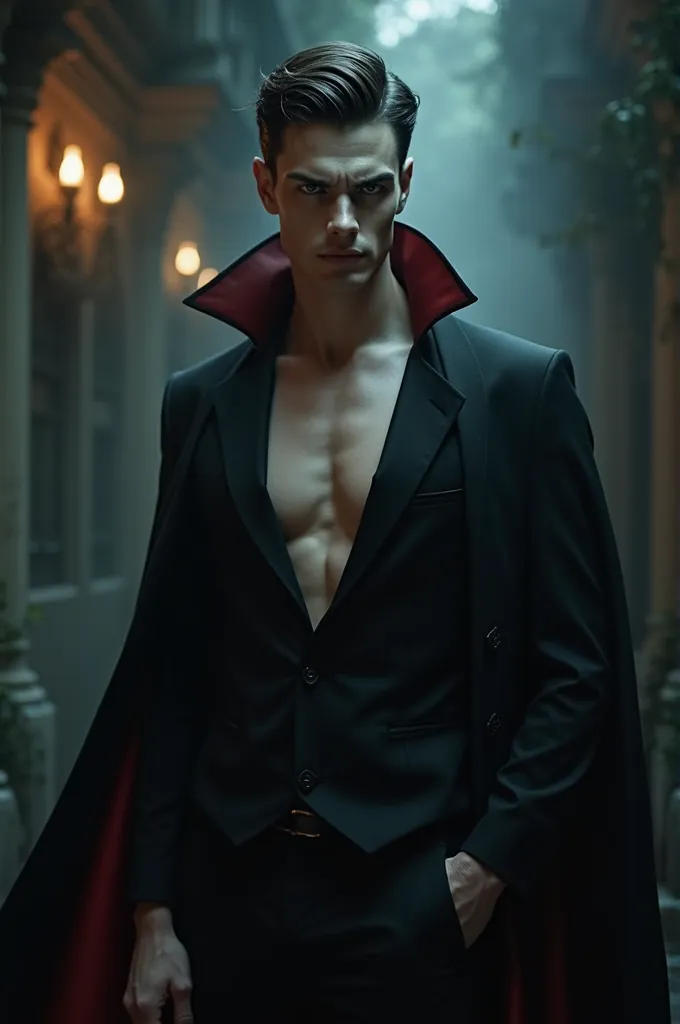
#> input picture img2.bmp, 680 x 1024 px, found by its file name
$ python threshould.py
#> lines starting #> are read from the running program, lines starting #| are printed output that depends on the picture; after the words box and inside, x2 and y2 are one past the last pixel; in counts of white or black regions, pixels touching at a corner belong together
import cv2
import numpy as np

folder = "/home/test/Desktop/opencv/opencv/cppOpen/build/data/"

# 첫 번째 이미지 읽기 (그레이스케일로)
src = cv2.imread(folder + "img2.bmp", cv2.IMREAD_GRAYSCALE)
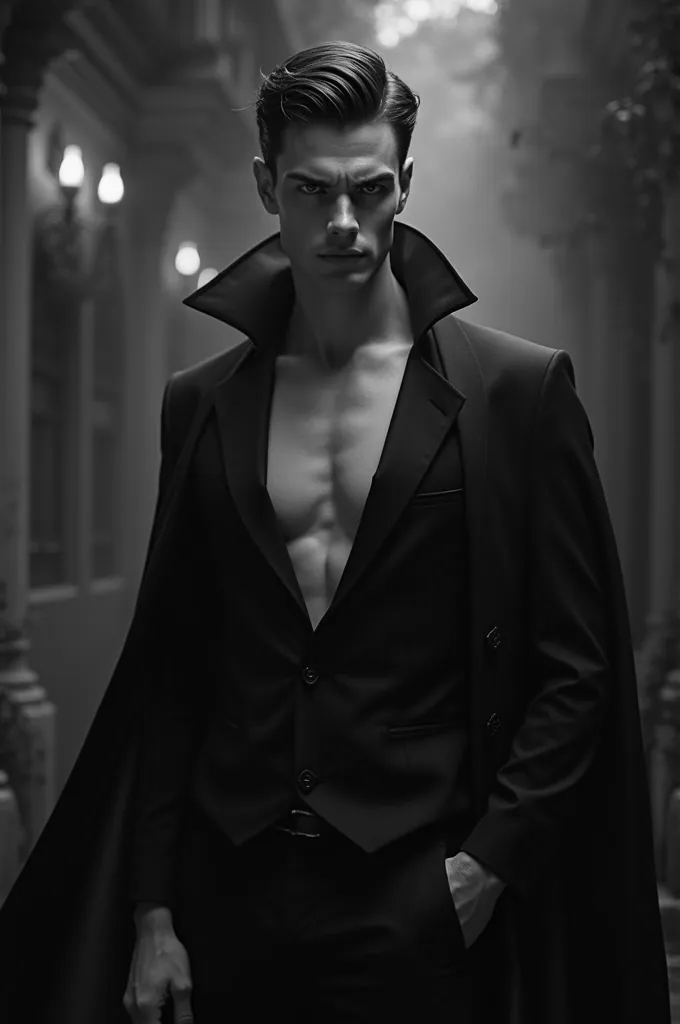
#> src: shape (1024, 680); min 0, max 252, mean 42.3

if src is None:
    print("이미지를 열 수 없거나 찾을 수 없습니다!")
    exit(-1)

# Otsu의 이진화 적용
_, dst = cv2.threshold(src, 0, 255, cv2.THRESH_BINARY | cv2.THRESH_OTSU)
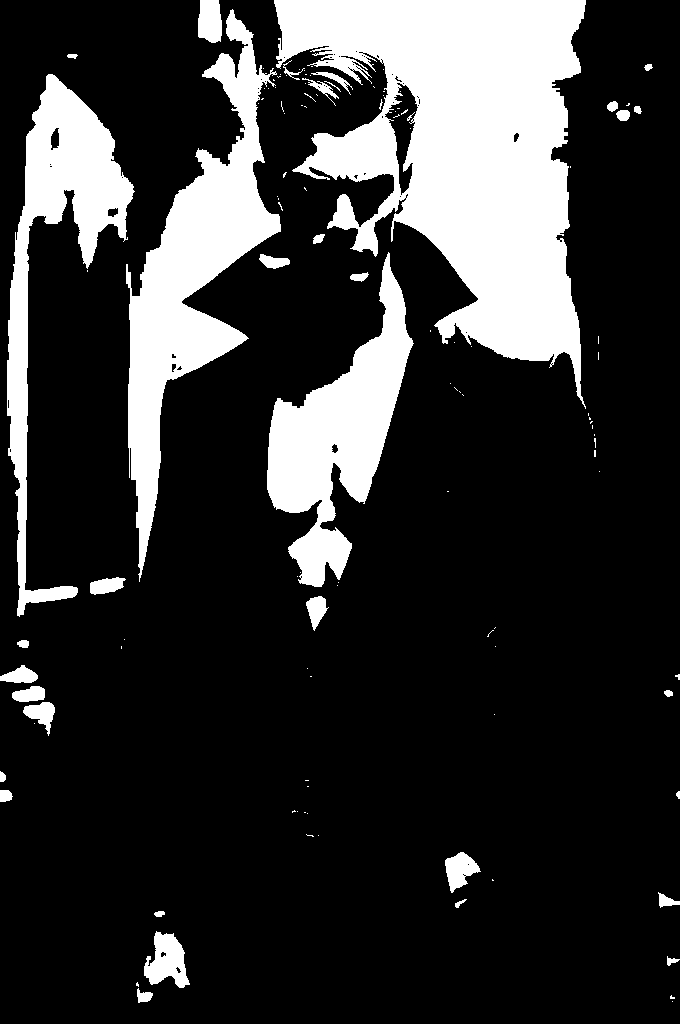
#> dst: shape (1024, 680); 20% white; 120 white regions (86 under 20 px), largest, box (x1, y1, x2, y2) and area: (274, 0, 586, 409) 67065, (126, 9, 281, 582) 26962, (267, 252, 414, 587) 19440

# 적응형 이진화 적용
dst2 = cv2.adaptiveThreshold(src, 255, cv2.ADAPTIVE_THRESH_GAUSSIAN_C, cv2.THRESH_BINARY, 11, 2)
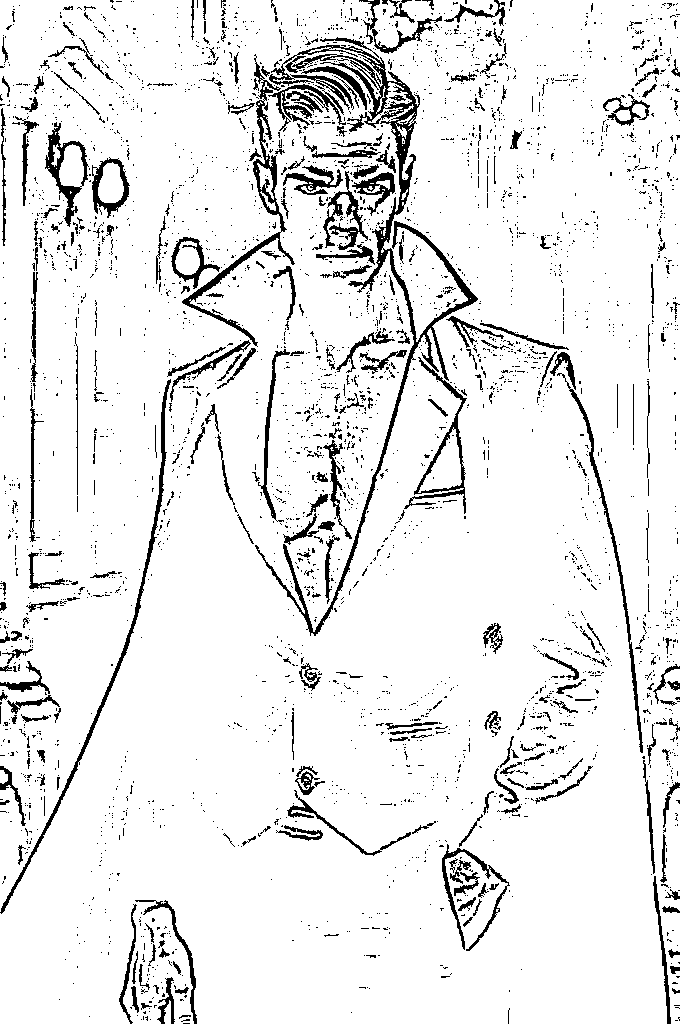
#> dst2: shape (1024, 680); 91.6% white; 3478 black regions (3190 under 20 px), largest, box (x1, y1, x2, y2) and area: (255, 45, 478, 636) 8049, (182, 54, 295, 347) 2378, (0, 379, 171, 914) 2093

# 결과 이미지 표시
cv2.imshow("Original Image", src)
cv2.imshow("Binary Image (Otsu)", dst)
cv2.imshow("Adaptive Binary Image", dst2)

cv2.waitKey(0)
cv2.destroyAllWindows()
